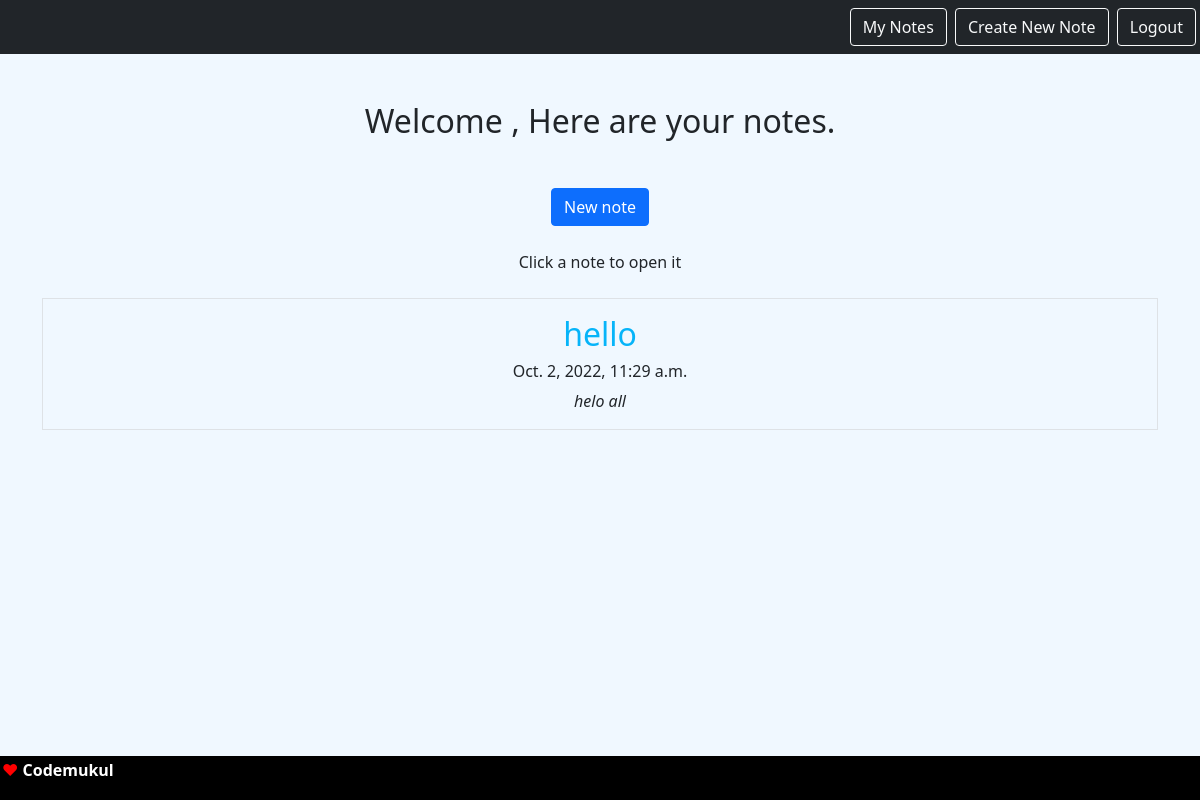
The page /smart/ (signed in) on the database its author committed.
### notes/models.py (models this page shows)
class Notes(models.Model):
    title = models.CharField(max_length=10000)
    text = models.TextField()
    created = models.DateTimeField(auto_now_add=True)
    user = models.ForeignKey(User, on_delete=models.CASCADE, related_name="notes")

### notes/views.py (the view)
# urls.py: path('smart/',views.NotesListView.as_view(),name='notes.list'),
class NotesListView(LoginRequiredMixin, ListView):
    model = Notes
    context_object_name = "notes"
    login_url = '/admin'
    def get_queryset(self):
        return self.request.user.notes.all()

### notes/templates/notes/notes_list.html (shortened to what this page needs)
{% extends "base.html" %}
{% block content %}
<h2 class="my-5">Welcome , Here are your notes.</h2>
<a href="{% url 'notes.new' %}" class="btn btn-primary">New note</a>
<br><br>
<h7>Click a note to open it </h7>
<br><br>
    <div class="row row-cols3 g-2">
        {% for note in notes %}
        <div class="col">
            <div class="p-3 border">
                <a href="{% url 'notes.detail' pk=note.id %}" class="text-decoration-none">
                    <h2 class="note-li">{{note.title}}</h2>
                </a>
                <h6>{{note.created}}</h6>
                <em>{{note.text|truncatechars:20}}</em>
            </div>
        </div>
        {% endfor %}
    </div>
{% endblock %}
<!-- {% load static %}

### static/css/style.css (style rules this page uses)
.note-li { color: red; }

### static/templates/base.html (style rules this page uses)
body { background-color:aliceblue; }
.note-li { color:#06b4f9; }

### rows shown on the page
Notes: title "hello", created "Oct. 2, 2022, 11:29 a.m.", text "helo all"
